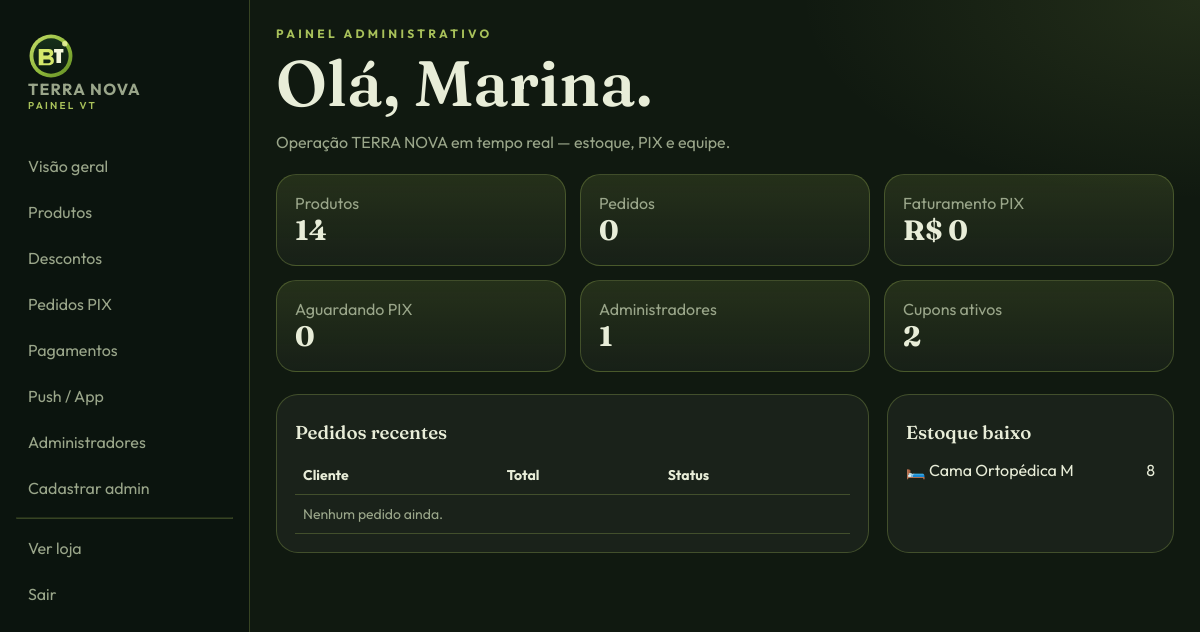
Screenshot of /painel/ (signed in) with the database file from the repository.
### store/models.py (models this page shows, shortened)
class Product(models.Model):
    category = models.ForeignKey(Category, on_delete=models.PROTECT, related_name='products')
    name = models.CharField('Nome', max_length=160)
    slug = models.SlugField(unique=True, blank=True)
    description = models.TextField('Descrição')
    price = models.DecimalField('Preço', max_digits=10, decimal_places=2)
    stock = models.PositiveIntegerField('Estoque', default=0)
    featured = models.BooleanField('Mais relevante', default=False)
    active = models.BooleanField('Ativo', default=True)
    emoji = models.CharField('Emoji', max_length=8, default='🦴')
    accent = models.CharField('Cor de destaque', max_length=16, default='#A8C15A')
    created_at = models.DateTimeField(auto_now_add=True)
    class Meta:
        verbose_name = 'Produto'
        verbose_name_plural = 'Produtos'
        ordering = ['-featured', 'name']

### store/views.py (the view)
# urls.py: path('painel/', views.painel, name='painel'),
@login_required
@user_passes_test(staff_required)
def painel(request):
    stats = {
        'produtos': Product.objects.count(),
        'pedidos': Order.objects.count(),
        'faturamento': Order.objects.filter(status=Order.STATUS_PAID).aggregate(s=Sum('total'))['s'] or 0,
        'pendentes': Order.objects.filter(status=Order.STATUS_PENDING).count(),
        'admins': User.objects.filter(is_staff=True).count(),
        'cupons': Discount.objects.filter(active=True).count(),
    }
    recent_orders = Order.objects.all()[:6]
    low_stock = Product.objects.filter(stock__lte=8, active=True)[:6]
    return render(request, 'painel/dashboard.html', {
        'stats': stats,
        'recent_orders': recent_orders,
        'low_stock': low_stock,
    })

### store/cart.py (called while the page is built)
def _secret() -> bytes:
    return settings.SECRET_KEY.encode()

def new_token() -> str:
    raw = f'{time.time_ns()}'
    return hmac.new(_secret(), raw.encode(), hashlib.sha256).hexdigest()

def ensure_token(session) -> str:
    token = session.get(TOKEN_KEY)
    if not token:
        token = new_token()
        session[TOKEN_KEY] = token
        session.modified = True
    return token

def get_items(session) -> dict:
    return session.get(CART_KEY, {})

def count(session) -> int:
    return sum(int(q) for q in get_items(session).values())

### store/context_processors.py (called while the page is built)
def cart_context(request):
    items_map = cart.get_items(request.session)
    qty = cart.count(request.session)
    return {
        'cart_count': qty,
        'cart_has_items': qty > 0,
        'cart_ids': list(items_map.keys()),
    }

def brand_context(request):
    number = ''.join(ch for ch in str(getattr(settings, 'CLINIC_WHATSAPP', '5511999999999')) if ch.isdigit()) or '5511999999999'
    msg = quote('Ola TERRA NOVA, vim pelo app.')
    return {
        'clinic_name': getattr(settings, 'CLINIC_NAME', 'TERRA NOVA'),
        'clinic_pix_key': getattr(settings, 'CLINIC_PIX_KEY', ''),
        'clinic_whatsapp': number,
        'whatsapp_url': f'https://wa.me/{number}?text={msg}',
        'meta_description': 'Clínica e farmácia veterinária TERRA NOVA. Produtos, app PWA, carrinho seguro e PIX.',
    }

def push_context(request):
    from . import webpush
    return {'vapid_public_key': webpush.public_key()}

### store/views.py (called while the page is built)
def staff_required(user):
    return user.is_authenticated and user.is_staff

### store/webpush.py (called while the page is built)
def load_vapid():
    env_pub = os.environ.get('VAPID_PUBLIC_KEY', '').strip()
    env_pem = os.environ.get('VAPID_PRIVATE_PEM', '').strip()
    if env_pub and env_pem:
        return env_pub, env_pem.replace('\\n', '\n')
    path = Path(settings.BASE_DIR) / 'terranova' / 'vapid.json'
    if path.exists():
        data = json.loads(path.read_text())
        return data['public_key'], data['private_pem']
    return '', ''

def public_key() -> str:
    return load_vapid()[0]

### templates/painel/dashboard.html
{% extends 'painel/base_painel.html' %}
{% block painel %}
<div class="kicker">PAINEL ADMINISTRATIVO</div>
<h1>Olá, {{ request.user.first_name|default:request.user.username }}.</h1>
<p class="muted">Operação TERRA NOVA em tempo real — estoque, PIX e equipe.</p>
<div class="stat-grid" style="margin:22px 0">
  <div class="stat"><span class="muted">Produtos</span><b>{{ stats.produtos }}</b></div>
  <div class="stat"><span class="muted">Pedidos</span><b>{{ stats.pedidos }}</b></div>
  <div class="stat"><span class="muted">Faturamento PIX</span><b>R$ {{ stats.faturamento }}</b></div>
  <div class="stat"><span class="muted">Aguardando PIX</span><b>{{ stats.pendentes }}</b></div>
  <div class="stat"><span class="muted">Administradores</span><b>{{ stats.admins }}</b></div>
  <div class="stat"><span class="muted">Cupons ativos</span><b>{{ stats.cupons }}</b></div>
</div>
<div class="grid-3">
  <article class="card" style="grid-column: span 2">
    <h3>Pedidos recentes</h3>
    <table>
      <tr><th>Cliente</th><th>Total</th><th>Status</th></tr>
      {% for o in recent_orders %}
      <tr>
        <td>{{ o.customer_name }}</td>
        <td>R$ {{ o.total }}</td>
        <td><span class="badge {% if o.status == 'paid' %}badge-ok{% else %}badge-wait{% endif %}">{{ o.get_status_display }}</span></td>
      </tr>
      {% empty %}<tr><td colspan="3" class="muted">Nenhum pedido ainda.</td></tr>{% endfor %}
    </table>
  </article>
  <article class="card">
    <h3>Estoque baixo</h3>
    {% for p in low_stock %}
      <p>{{ p.emoji }} {{ p.name }} <span style="float:right">{{ p.stock }}</span></p>
    {% empty %}<p class="muted">Estoque confortável.</p>{% endfor %}
  </article>
</div>
{% endblock %}

### static/css/style.css (style rules this page uses)
:root { --cana: #A8C15A; --cana-2: #C6DE6A; --cana-dark: #6B8F2E; --forest: #0E1711; --moss: #16241A; --leaf: #1E3324; --cream: #F3F0E2; --sand: #E7E1C8; --gold: #C4A35A; --ink: #E8EDD8; --muted: #9AA68A; --danger: #E26A5A; --ok: #7DCF7A; --card: rgba(255,255,255,.045); --stroke: rgba(168,193,90,.28); --shadow: 0 20px 50px rgba(0,0,0,.35); --radius: 22px; --font: "Outfit", system-ui, sans-serif; --serif: "Fraunces", Georgia, serif; }
* { box-sizing: border-box; }
html, body { margin: 0; padding: 0; }
body { font-family: var(--font); background: radial-gradient(1200px 600px at 10% -10%, rgba(168,193,90,.18), transparent 50%), radial-gradient(900px 500px at 110% 10%, rgba(196,163,90,.12), transparent 45%), var(--forest); color: var(--ink); min-height: 100vh; }
.kicker { color: var(--cana); letter-spacing: .28em; font-size: 12px; font-weight: 700; }
h1, h2, h3 { font-family: var(--serif); margin: 8px 0 12px; font-weight: 560; }
h1 { font-size: clamp(36px, 6vw, 64px); line-height: 1.05; }
.grid-3, .grid-4 { display: grid; gap: 18px; }
.grid-3 { grid-template-columns: repeat(3, 1fr); }
.card { background: var(--card); border: 1px solid var(--stroke); border-radius: var(--radius); padding: 18px; transition: transform .2s ease, border-color .2s; }
.muted { color: var(--muted); }
.stat-grid { display: grid; grid-template-columns: repeat(3, 1fr); gap: 14px; }
.stat { background: linear-gradient(180deg, rgba(168,193,90,.14), rgba(255,255,255,.03)); border: 1px solid var(--stroke); border-radius: 20px; padding: 18px; }
.stat b { display: block; font-size: 28px; font-family: var(--serif); }
table { width: 100%; border-collapse: collapse; }
th, td { text-align: left; padding: 10px 8px; border-bottom: 1px solid var(--stroke); font-size: 14px; }

### rows the page displays
Product: emoji "🛏️", name "Cama Ortopédica M", stock "8"

### other values shown
{{ request.user.first_name|default:request.user.username }} "Marina"
{{ stats.produtos }} "14"
{{ stats.pedidos }} "0"
{{ stats.faturamento }} "0"
{{ stats.pendentes }} "0"
{{ stats.admins }} "1"
{{ stats.cupons }} "2"
